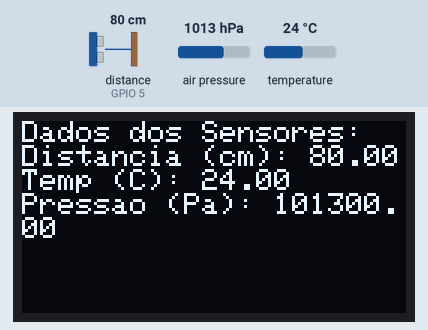
This sketch was run on a simulated ESP32. On the bench: 128×64 one-colour display. Inputs (shaded band) come from the test bench; at power-on: distance to the obstacle (sensor on GPIO 5) 80 cm, air pressure 1013 hPa, temperature 24 °C. The echo pulse lasts 58.3 µs per cm; what the sketch prints to the serial monitor is not drawn.

Above: at 1.2 s.
1.3 s: distance to the obstacle (sensor on GPIO 5) set to 2 cm
At 3.3 s:
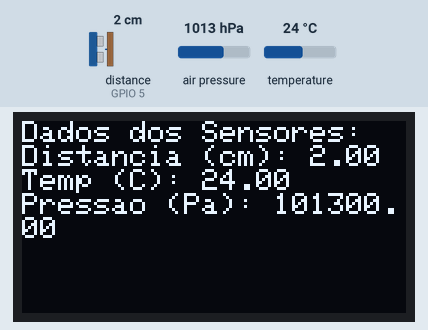
3.6 s: air pressure set to 952 hPa
At 4.8 s:
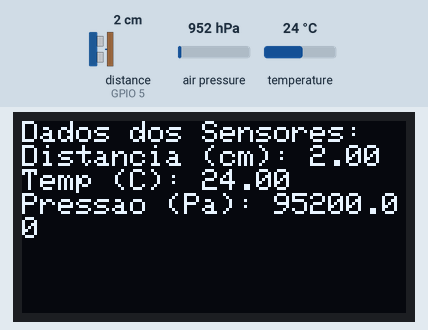
5.7 s: temperature set to 12 °C
At 7.4 s:
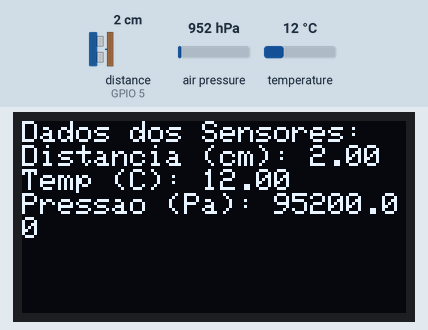
7.7 s: distance to the obstacle (sensor on GPIO 5) set to 4 cm
At 9.0 s:
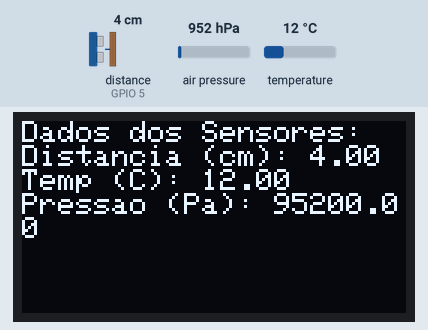
9.8 s: air pressure set to 975 hPa
At 11.6 s:
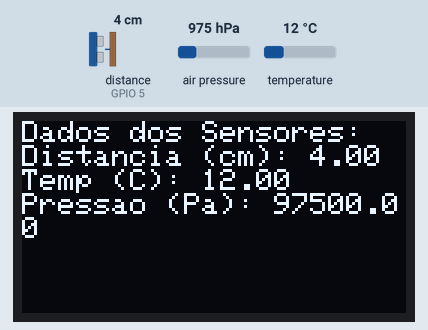
11.9 s: distance to the obstacle (sensor on GPIO 5) set to 9 cm
At 13.2 s:
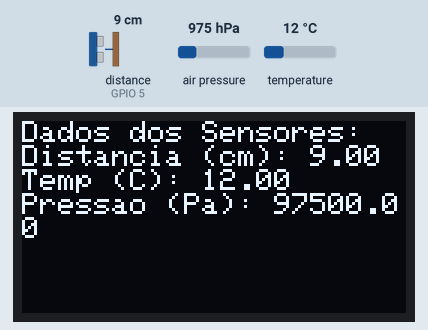
Timing chart, 0 to 14.9 s (numbered marks = the images above; inputs shaded):
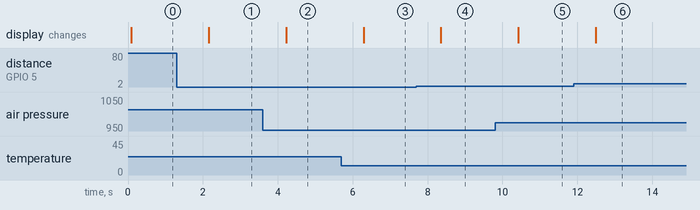

The sketch:

esp32.ino
```cpp
#include <Arduino.h>
#include <Ultrasonic.h>
#include <Wire.h>
#include <Adafruit_BMP085.h>
#include <Adafruit_SSD1306.h>

// Definir pinos para trigger e echo do sensor ultrassônico
#define PINO_TRIGGER 18
#define PINO_ECHO 5

// Definir dimensões do display OLED
#define SCREEN_WIDTH 128
#define SCREEN_HEIGHT 64
#define OLED_RESET -1 // Pode usar outro pino se necessário

class SensorManager {
public:
    SensorManager(int triggerPin, int echoPin)
        : ultrasonic(triggerPin, echoPin), bmp(), display(SCREEN_WIDTH, SCREEN_HEIGHT, &Wire, OLED_RESET) {}

    void begin() {
        Serial.begin(921600);
        Serial.println("Inicializando sensores...");

        // Inicializa o sensor BMP180
        if (!bmp.begin()) {
            Serial.println("Não foi possível encontrar o sensor BMP180!");
            while (1) {} // Loop infinito se o sensor não for encontrado
        } else {
            Serial.println("Sensor BMP180 encontrado.");
        }

        // Inicializa o display OLED
        if (!display.begin(SSD1306_SWITCHCAPVCC, 0x3C)) {
            Serial.println("Não foi possível inicializar o display OLED!");
            while (1) {} // Loop infinito se o display não for encontrado
        } else {
            Serial.println("Display OLED encontrado.");
        }
        display.clearDisplay();
        display.setTextSize(1);
        display.setTextColor(SSD1306_WHITE);
        display.display();
    }

    void read() {
        distance = ultrasonic.read();
        temperature = bmp.readTemperature();
        pressure = bmp.readPressure();
    }

    void write() {
        // Exibir no Serial Monitor
        Serial.println("\nLendo dados dos sensores...");
        Serial.print("Distância (cm): ");
        Serial.println(distance);
        Serial.print("Temperatura (C): ");
        Serial.println(temperature);
        Serial.print("Pressão (Pa): ");
        Serial.println(pressure);

        // Exibir no display OLED
        display.clearDisplay();
        display.setCursor(0, 0);
        display.println("Dados dos Sensores:");
        display.print("Distancia (cm): ");
        display.println(distance);
        display.print("Temp (C): ");
        display.println(temperature);
        display.print("Pressao (Pa): ");
        display.println(pressure);
        display.display();
    }

private:
    Ultrasonic ultrasonic;
    Adafruit_BMP085 bmp;
    Adafruit_SSD1306 display;
    float distance;
    float temperature;
    float pressure;
};

SensorManager sensorManager(PINO_TRIGGER, PINO_ECHO);

void setup() {
    sensorManager.begin();
}

void loop() {
    sensorManager.read();
    sensorManager.write();
    delay(1000); // Adiciona um pequeno delay para evitar muitas leituras consecutivas
}
```

Measured:
- after the input at 1.3 s, the display: changes after 0.86 s (image 1)
- after the input at 3.6 s, the display: changes after 0.63 s (image 2)
- after the input at 5.7 s, the display: changes after 0.59 s (image 3)
- after the input at 7.7 s, the display: changes after 0.65 s (image 4)
- after the input at 9.8 s, the display: changes after 0.62 s (image 5)
- after the input at 11.9 s, the display: changes after 0.58 s (image 6)
